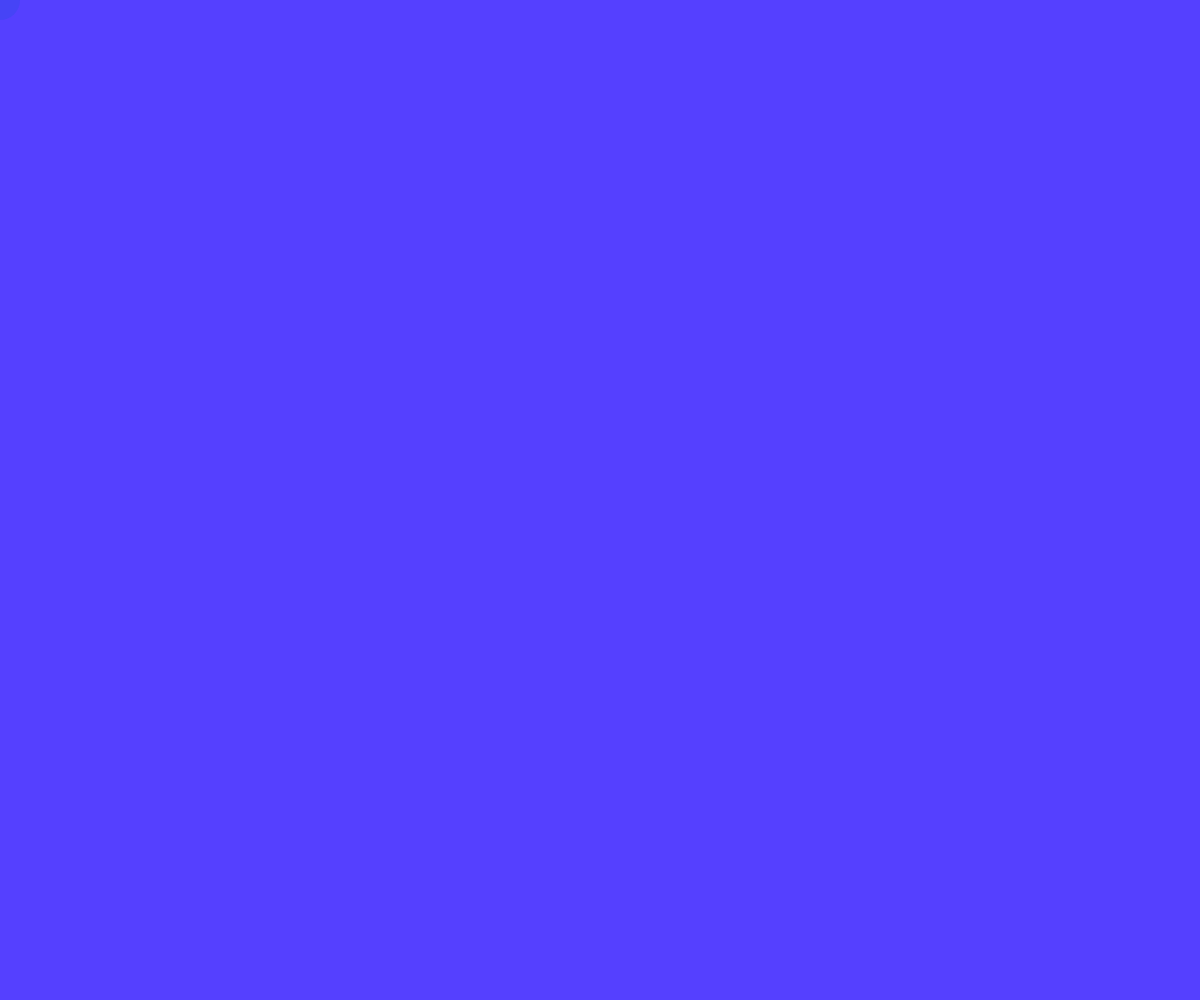
Frame 1 (no input)
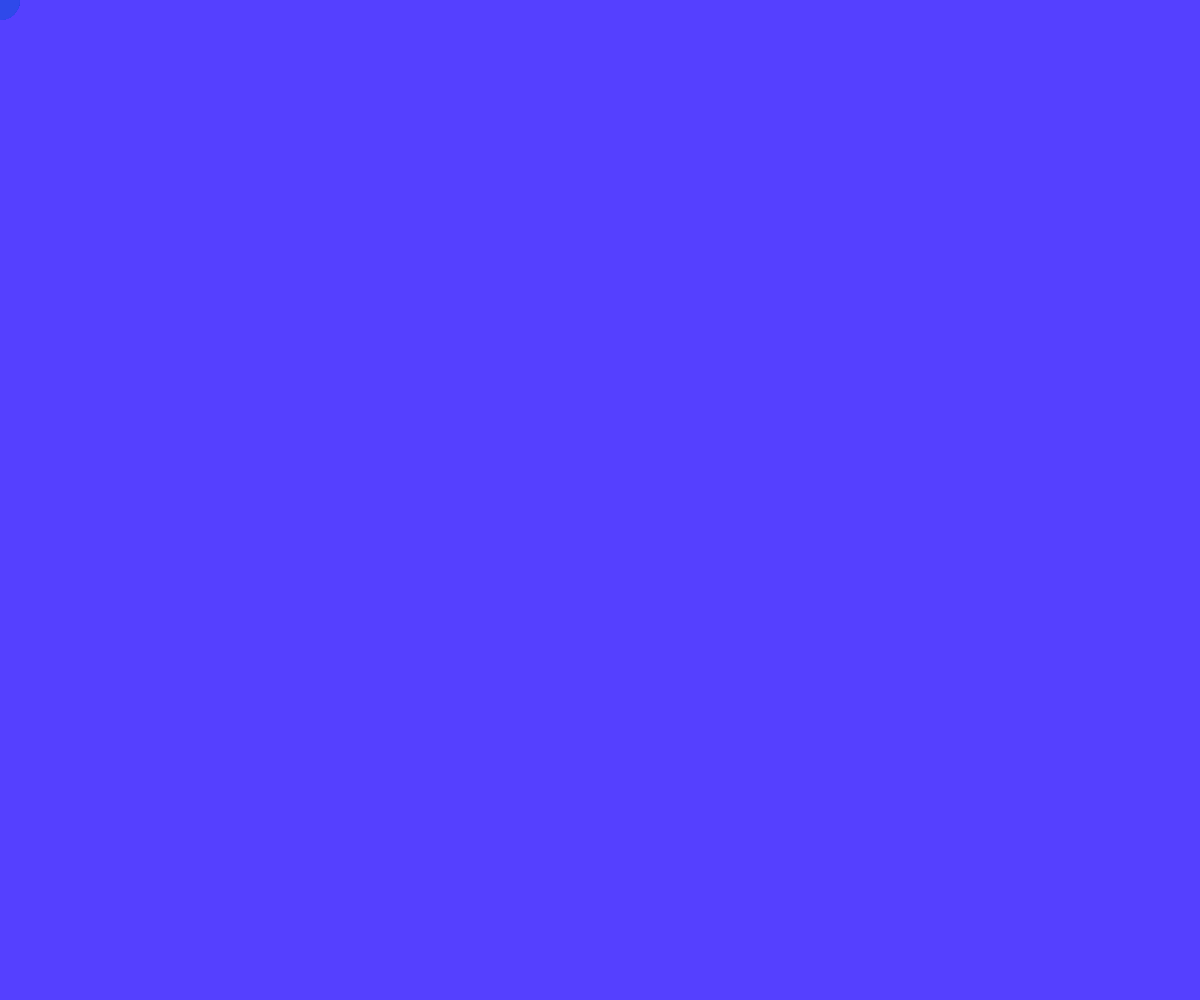
Frame 60 (no input)
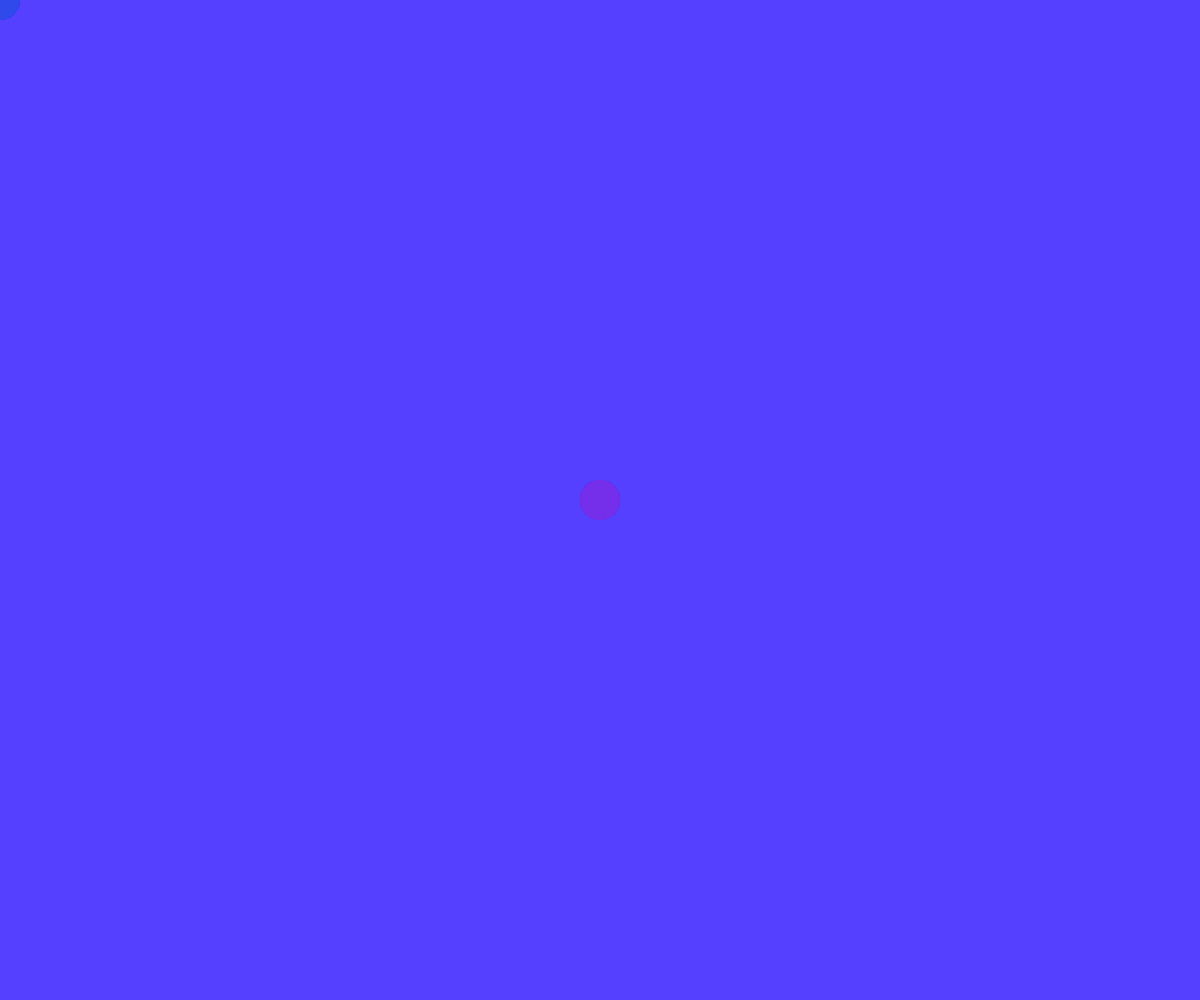
Frame 120 (the mouse pressed at the canvas centre since frame 60)

The p5.js sketch that drew these frames (run headless with seeded random() and noise() and a simulated clock; from frame 60 on, the mouse is pressed at the canvas centre):

// p5.js sketch
// ── sketch.js
function setup() {
    createCanvas(window.innerWidth, window.innerHeight);
    background(85,64,255);
}

function draw() {
  noStroke();
  if(mouseIsPressed){
    fill(118,46,232,100);
  } else {
    fill(46,75,232,100);
  }
    ellipse(mouseX,mouseY,40,40);
}
